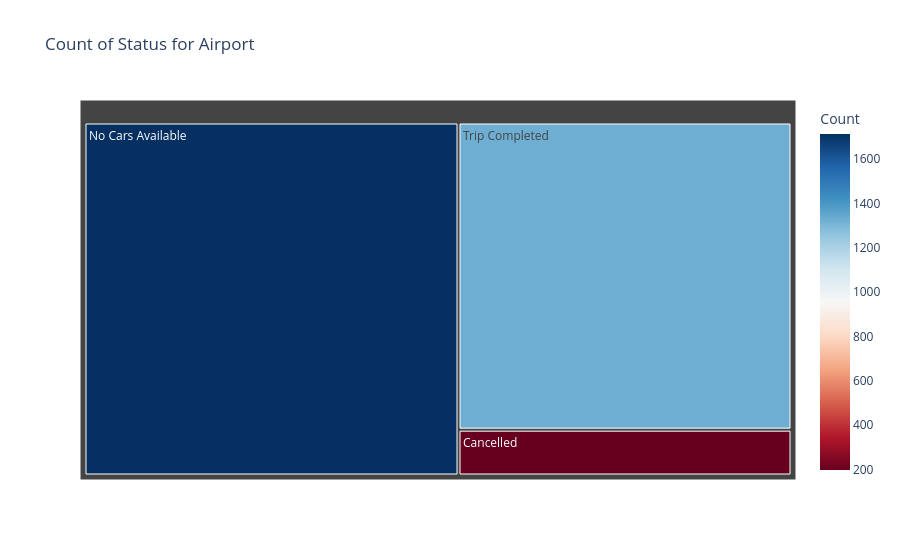

Notebook code for this chart:
### Markdown cell above
#### Chart - 6

### Code cell
# Chart - 6 visualization code
plt.style.use('dark_background')

# Ensure clean column names
md.columns = md.columns.str.strip()

# Filter for Pickup point = 'Airport'
airport_df = md[md['Pickup point'].str.strip() == 'Airport']

# Group by Status and count
type_count = airport_df['Status'].value_counts().reset_index()
type_count.columns = ['Status', 'Count']

# Create the treemap
fig = px.treemap(type_count, 
                 path=['Status'], 
                 values='Count', 
                 title="Count of Status for Airport",
                 color='Count', 
                 color_continuous_scale="RdBu")

# Show the plot
fig.show()

### Figure 1 — Plotly figure (JSON) as saved in the notebook; plotly's stock layout.template omitted (floating-point values rounded to 4 significant figures)
{"data": [{"branchvalues": "total", "customdata": [[198], [1713], [1327]], "domain": {"x": [0, 1], "y": [0, 1]}, "hovertemplate": "labels=%{label}<br>Count_sum=%{value}<br>parent=%{parent}<br>id=%{id}<br>Count=%{color}<extra></extra>", "ids": ["Cancelled", "No Cars Available", "Trip Completed"], "labels": ["Cancelled", "No Cars Available", "Trip Completed"], "marker": {"coloraxis": "coloraxis", "colors": [198, 1713, 1327]}, "name": "", "parents": ["", "", ""], "type": "treemap", "values": [198, 1713, 1327]}], "layout": {"autosize": true, "coloraxis": {"colorbar": {"title": {"text": "Count"}}, "colorscale": [[0, "rgb(103,0,31)"], [0.1, "rgb(178,24,43)"], [0.2, "rgb(214,96,77)"], [0.3, "rgb(244,165,130)"], [0.4, "rgb(253,219,199)"], [0.5, "rgb(247,247,247)"], [0.6, "rgb(209,229,240)"], [0.7, "rgb(146,197,222)"], [0.8, "rgb(67,147,195)"], [0.9, "rgb(33,102,172)"], [1, "rgb(5,48,97)"]]}, "legend": {"tracegroupgap": 0}, "title": {"text": "Count of Status for Airport"}}}
